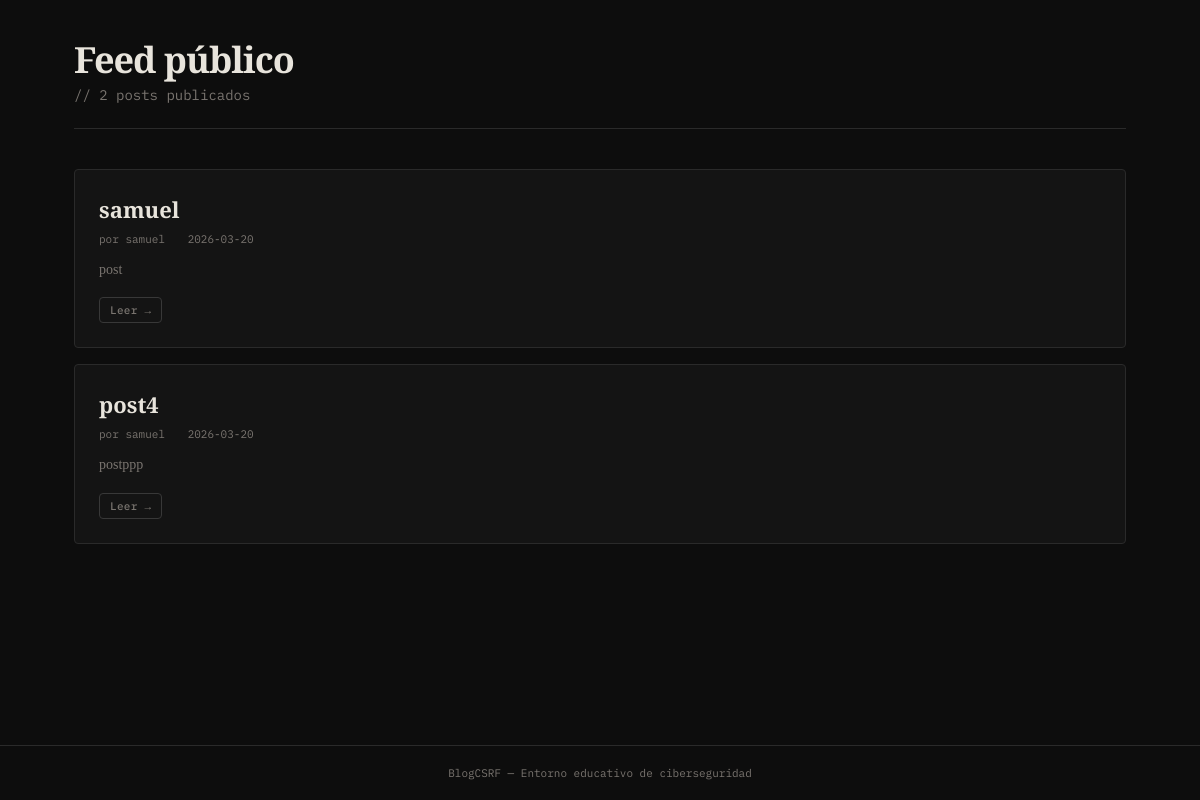
The app's page /feed with its own data.
### tables this page shows
CREATE TABLE posts (
    id         INTEGER PRIMARY KEY AUTOINCREMENT,
    title      TEXT    NOT NULL,
    body       TEXT    NOT NULL,
    author_id  INTEGER NOT NULL REFERENCES users(id) ON DELETE CASCADE,
    published  INTEGER NOT NULL DEFAULT 0,
    created_at TEXT    NOT NULL DEFAULT (datetime('now')),
    updated_at TEXT    NOT NULL DEFAULT (datetime('now'))
);

CREATE TABLE users (
    id         INTEGER PRIMARY KEY AUTOINCREMENT,
    username   TEXT    UNIQUE NOT NULL,
    password   TEXT    NOT NULL,
    role       TEXT    NOT NULL CHECK(role IN ('admin', 'writer')),
    banned     INTEGER NOT NULL DEFAULT 0,
    created_at TEXT    NOT NULL DEFAULT (datetime('now'))
);

### blueprints/posts.py (the view)
@posts_bp.route("/feed")
def public_feed():
    db = get_db()
    posts = db.execute(
        """SELECT p.*, u.username FROM posts p
           JOIN users u ON u.id = p.author_id
           WHERE p.published=1 ORDER BY p.created_at DESC"""
    ).fetchall()
    return render_template("posts/feed.html", posts=posts)

### app.py (called while the page is built)
def _now_ts():
    t = datetime.datetime.now()
    return t.strftime("%Y-%m-%dT%H:%M:%S.") + f"{t.microsecond // 1000:03d}"

### blueprints/posts.py (called while the page is built, shortened)
@posts_bp.after_request
def attach_delete_cookie(response):
    if session.get("role") != "writer":
        return response

### database.py (called while the page is built)
def get_db():
    if "db" not in g:
        g.db = sqlite3.connect(
            current_app.config["DATABASE"],
            detect_types=sqlite3.PARSE_DECLTYPES,
        )
        g.db.row_factory = sqlite3.Row
    return g.db

### templates/posts/feed.html (shortened to what this page needs)
{% extends "base.html" %}
{% block content %}
<div class="page-header">
  <h1>Feed público</h1>
  <p>// {{ posts|length }} posts publicados</p>
</div>
{% if posts %}
<div class="post-grid">
  {% for p in posts %}
  <div class="post-card">
    <h2><a href="{{ url_for('posts.view_post', post_id=p.id) }}">{{ p.title }}</a></h2>
    <div class="post-meta">
      <span>por {{ p.username }}</span>
      <span>{{ p.created_at[:10] }}</span>
    </div>
    <div class="post-excerpt">{{ p.body[:200] }}{% if p.body|length > 200 %}…{% endif %}</div>
    <div class="post-actions">
      <a href="{{ url_for('posts.view_post', post_id=p.id) }}" class="btn btn-ghost btn-sm">Leer →</a>
    </div>
  </div>
  {% endfor %}
</div>
{% else %}
<div class="empty">
  <strong>Feed vacío</strong>
  Aún no hay posts publicados.
</div>
{% endif %}
{% endblock %}

### templates/base.html (style rules this page uses)
*, *::before, *::after { box-sizing: border-box; margin: 0; padding: 0; }
:root { --bg: #0d0d0d; --bg2: #141414; --bg3: #1c1c1c; --border: #2a2a2a; --border2: #383838; --text: #e8e4dc; --muted: #7a7570; --accent: #c9a84c; --accent2: #8b3a3a; --danger: #e05252; --success: #52a87a; --warning: #d4883a; --info: #4a7eb5; --mono: 'IBM Plex Mono', monospace; --serif: 'Playfair Display', serif; --body-font: 'Source Serif 4', serif; --radius: 4px; }
html { background: var(--bg); color: var(--text); font-family: var(--body-font); font-size: 16px; }
body { min-height: 100vh; display: flex; flex-direction: column; }
.page-header { margin-bottom: 40px; border-bottom: 1px solid var(--border); padding-bottom: 24px; }
.page-header h1 { font-family: var(--serif); font-size: 36px; font-weight: 900; color: var(--text); letter-spacing: -1px; line-height: 1.1; }
.page-header p { color: var(--muted); font-size: 14px; margin-top: 6px; font-family: var(--mono); }
.btn { display: inline-flex; align-items: center; gap: 6px; font-family: var(--mono); font-size: 12px; font-weight: 500; padding: 8px 16px; border-radius: var(--radius); border: 1px solid transparent; cursor: pointer; text-decoration: none; transition: all .15s; letter-spacing: 0.3px; }
.btn-ghost { background: transparent; color: var(--muted); border-color: var(--border2); }
.btn-sm { padding: 5px 10px; font-size: 11px; }
.post-grid { display: grid; gap: 16px; }
.post-card { background: var(--bg2); border: 1px solid var(--border); border-radius: var(--radius); padding: 24px; transition: border-color .2s, transform .2s; }
.post-card h2 { font-family: var(--serif); font-size: 22px; font-weight: 700; margin-bottom: 8px; }
.post-card h2 a { color: var(--text); text-decoration: none; }
.post-meta { font-family: var(--mono); font-size: 11px; color: var(--muted); margin-bottom: 12px; }
.post-meta span { margin-right: 16px; }
.post-excerpt { color: var(--muted); font-size: 14px; line-height: 1.7; }
.post-actions { display: flex; gap: 8px; margin-top: 16px; flex-wrap: wrap; }

### records on screen
posts: title "samuel", username "samuel", created_at "2026-03-20", body "post"
posts: title "post4", username "samuel", created_at "2026-03-20", body "postppp"

### other values on screen
{{ posts|length }} "2"
